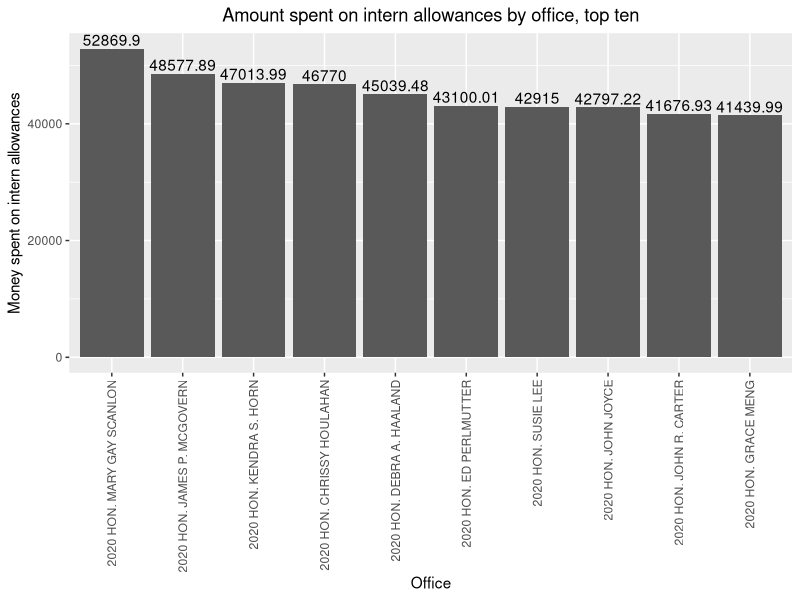
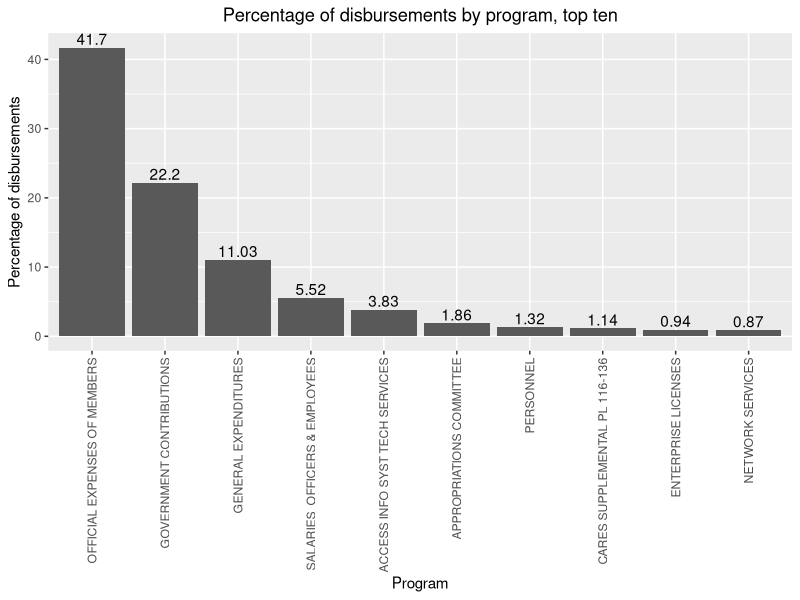

Here is the R script that generated these plots, in order:
# Clear environment
rm(list = ls())

# Import libraries
library(ggplot2)
library(dplyr)

# Read in data
disbursements <- read.csv("JULY-SEPT-2020-SOD-SUMM-GRID-FINAL.csv",
                          header=TRUE, sep=",")

# Data wrangling
disbursements_ordered_by_program_perc_top_10 <- disbursements %>%
  group_by(disbursements$PROGRAM) %>%
  summarise(sum=sum(QTD.AMOUNT)) %>%
  arrange(desc(sum)) %>%
  mutate(perc=100*sum/sum(sum)) %>%
  top_n(10, perc)

disbursements_interns <- filter(disbursements,
                                disbursements$PROGRAM=="INTERN ALLOWANCES") %>%
  group_by(ORGANIZATION) %>%
  summarise(sum=sum(QTD.AMOUNT)) %>%
  arrange(desc(sum))

# Amount spent on intern allowances by office, top ten chart
ggplot(top_n(disbursements_interns, 10, sum),
       aes(x=reorder(ORGANIZATION, -sum), y=sum)) +
  geom_bar(stat="identity") +
  theme(axis.text.x=element_text(angle=90, vjust=0.5, hjust=1)) +
  xlab("Office") +
  ylab("Money spent on intern allowances") +
  ggtitle("Amount spent on intern allowances by office, top ten") +
  theme(plot.title=element_text(hjust = 0.5)) +
  geom_text(aes(label=sum), position=position_dodge(width=0.9), vjust=-0.25)

ggsave("intern_allowances.png",
  width = 8,
  height = 8,
  units = "in")

# Percentage of disbursements by program, top ten chart
ggplot(disbursements_ordered_by_program_perc_top_10,
  aes(x=reorder(`disbursements$PROGRAM`, -perc), y=perc)) +
  geom_bar(stat="identity") +
  theme(axis.text.x = element_text(angle=90, vjust=0.5, hjust=1)) +
  xlab("Program") + ylab("Percentage of disbursements") +
  ggtitle("Percentage of disbursements by program, top ten") +
  theme(plot.title=element_text(hjust=0.5)) +
  geom_text(aes(label=round(perc, digits=2)),
            position=position_dodge(width=0.9), vjust=-0.25)

ggsave("disbursements_by_program.png",
  width = 8,
  height = 8,
  units = "in")
